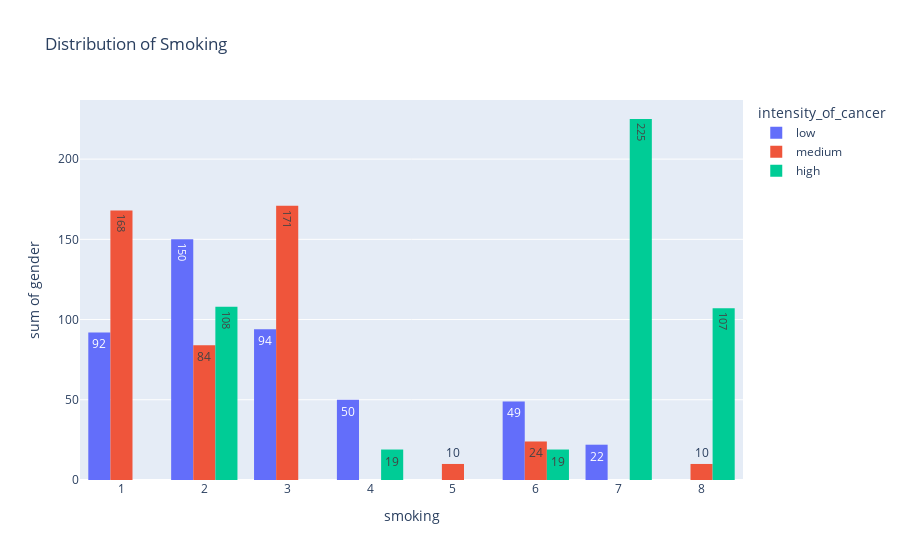

This figure's notebook cell:
### Code cell
#group the genders together for the distribution of Lung Disease
fig = px.histogram(lung_cancer, x = 'smoking', y = 'gender', color = 'intensity_of_cancer', barmode = 'group', nbins = 10, title = 'Distribution of Smoking', text_auto = True)
fig.show()

### Figure 1 — Plotly figure (JSON) as saved in the notebook; plotly's stock layout.template omitted (floating-point values rounded to 4 significant figures; data arrays with more than 128 entries replaced by an {"elided": "..."} marker saying what was removed)
{"data": [{"alignmentgroup": "True", "bingroup": "x", "histfunc": "sum", "hovertemplate": "intensity_of_cancer=low<br>smoking=%{x}<br>sum of gender=%{y}<extra></extra>", "legendgroup": "low", "marker": {"color": "#636efa", "pattern": {"shape": ""}}, "name": "low", "nbinsx": 10, "offsetgroup": "low", "orientation": "v", "showlegend": true, "texttemplate": "%{value}", "x": {"elided": "303 int values"}, "xaxis": "x", "y": {"elided": "303 int values"}, "yaxis": "y", "type": "histogram"}, {"alignmentgroup": "True", "bingroup": "x", "histfunc": "sum", "hovertemplate": "intensity_of_cancer=medium<br>smoking=%{x}<br>sum of gender=%{y}<extra></extra>", "legendgroup": "medium", "marker": {"color": "#EF553B", "pattern": {"shape": ""}}, "name": "medium", "nbinsx": 10, "offsetgroup": "medium", "orientation": "v", "showlegend": true, "texttemplate": "%{value}", "x": {"elided": "332 int values"}, "xaxis": "x", "y": {"elided": "332 int values"}, "yaxis": "y", "type": "histogram"}, {"alignmentgroup": "True", "bingroup": "x", "histfunc": "sum", "hovertemplate": "intensity_of_cancer=high<br>smoking=%{x}<br>sum of gender=%{y}<extra></extra>", "legendgroup": "high", "marker": {"color": "#00cc96", "pattern": {"shape": ""}}, "name": "high", "nbinsx": 10, "offsetgroup": "high", "orientation": "v", "showlegend": true, "texttemplate": "%{value}", "x": {"elided": "365 int values"}, "xaxis": "x", "y": {"elided": "365 int values"}, "yaxis": "y", "type": "histogram"}], "layout": {"xaxis": {"anchor": "y", "domain": [0.0, 1.0], "title": {"text": "smoking"}}, "yaxis": {"anchor": "x", "domain": [0.0, 1.0], "title": {"text": "sum of gender"}}, "legend": {"title": {"text": "intensity_of_cancer"}, "tracegroupgap": 0}, "title": {"text": "Distribution of Smoking"}, "barmode": "group"}}
